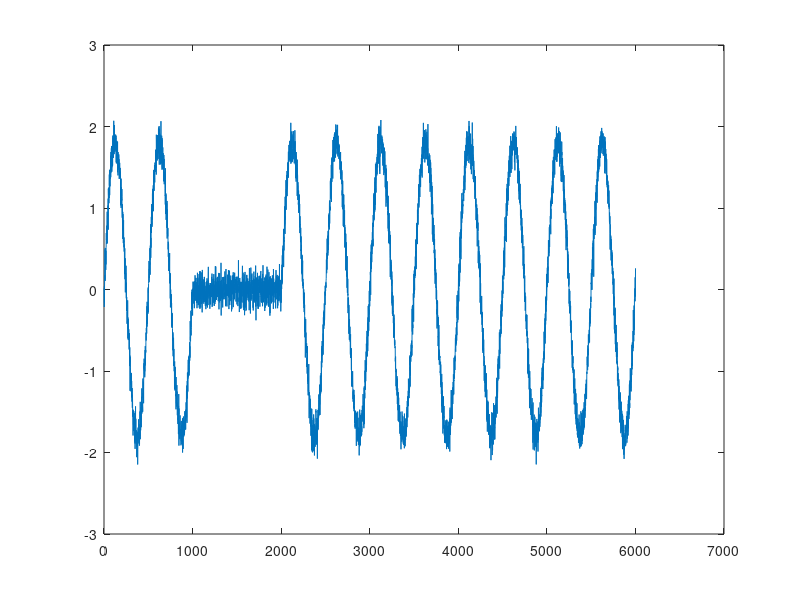

MATLAB code to generate this figure:
clear all;
close all;
clc;
A=1.8;
t1=4*pi;
t2=8*pi;
alfa=1;
DB = 20;

################# Interrupcion ##############################################
t=[0:(24*pi)/6000:24*pi];
xinterrupcion=A*(1-alfa*(((t-t1)>0)-((t-t2)>0))).*sin(t);
xruido=awgn(xinterrupcion,DB,'measured');
energia1=(xinterrupcion*xinterrupcion')/length(xinterrupcion);
ruido=xruido-xinterrupcion;
energia2=(ruido*ruido')/length(ruido);
plot(xruido);
snr=sqrt(energia1/energia2)
snrDB=20*log10(snr)
%hold on;
csvwrite('interrupcion.csv', xruido);

################# Sag ##############################################
alfa=0.2;
xsag=A*(1-alfa*(((t-t1)>0)-((t-t2)>0))).*sin(t);
xruido=awgn(xsag,DB,'measured');
##energia1=(xsag*xsag')/length(xsag);
##ruido=xruido-xsag;
##energia2=(ruido*ruido')/length(ruido);
##plot(xruido);
##snr=sqrt(energia1/energia2)
##snrDB=20*log10(snr)
csvwrite('sag.csv', xruido);

################# Swell ##############################################
alfa=0.8;
xswell=A*(1+alfa*(((t-t1)>0)-((t-t2)>0))).*sin(t);
xruido=awgn(xswell,DB,'measured');
##energia1=(xswell*xswell')/length(xswell);
##ruido=xruido-xswell;
##energia2=(ruido*ruido')/length(ruido);
##plot(xruido);
##snr=sqrt(energia1/energia2)
##snrDB=20*log10(snr)
csvwrite('swell.csv', xruido);

################# Armonicos ##############################################
alfa2=0.1;
xharmonics=A*((sin(t))+(alfa2*sin(20*t)));
xruido=awgn(xharmonics,DB,'measured');
##energia1=(xharmonics*xharmonics')/length(xharmonics);
##ruido=xruido-xharmonics;
##energia2=(ruido*ruido')/length(ruido);
##plot(xruido);
##snr=sqrt(energia1/energia2)
##snrDB=20*log10(snr)
csvwrite('armonicos.csv', xruido);

################# Flicker ##############################################
alfa=0.1;
beta=20;
xflicker=A*(1+alfa*sin(beta*t)).*sin(t);
xruido=awgn(xflicker,DB,'measured');
##energia1=(xflicker*xflicker')/length(xflicker);
##ruido=xruido-xflicker;
##energia2=(ruido*ruido')/length(ruido);
##plot(xruido);
##snr=sqrt(energia1/energia2)
##snrDB=20*log10(snr)
csvwrite('flicker.csv', xruido);

################# Transitorios ##############################################
t1=4*pi;
t2=5*pi;
alfa=0.8;
betha=5;
%xtransients=A*(sin(t)+alfa*(exp(-(t-t1)./0.004)).*(((t-t1)>0)-((t-t2)>0)).*(sin(300*t)));
xtransients=A*(sin(t)+alfa*sin(betha*t).*(exp(-(t-t1)/0.004)).*(((t-t1)>0)-((t-t2)>0)));
xruido=awgn(xtransients,DB,'measured');
#energia1=(xtransients*xtransients')/length(xtransients);
#ruido=xruido-xtransients;
#energia2=(ruido*ruido')/length(ruido);
#plot(xruido);
#snr=sqrt(energia1/energia2)
#snrDB=20*log10(snr)
csvwrite('transients.csv', xruido);